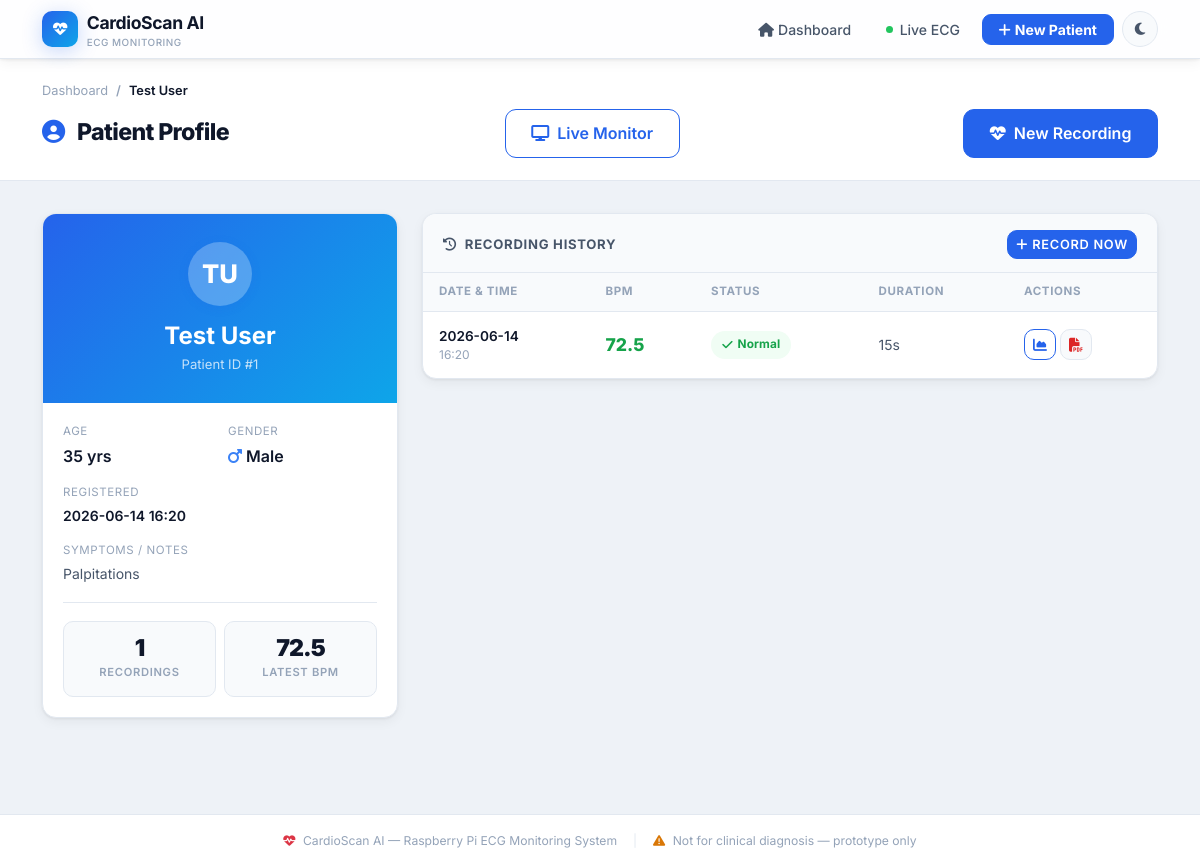
/patient/1, run on the app's committed database.
### tables this page shows
CREATE TABLE patients (
            id          INTEGER PRIMARY KEY AUTOINCREMENT,
            name        TEXT NOT NULL,
            age         INTEGER,
            gender      TEXT,
            symptoms    TEXT,
            created_at  TIMESTAMP DEFAULT CURRENT_TIMESTAMP
        );

CREATE TABLE recordings (
            id                INTEGER PRIMARY KEY AUTOINCREMENT,
            patient_id        INTEGER REFERENCES patients(id),
            session_name      TEXT,
            duration_sec      INTEGER,
            source_type       TEXT DEFAULT 'esp',
            raw_file          TEXT,
            filtered_file     TEXT,
            compare_plot      TEXT,
            bpm_plot          TEXT,
            num_peaks         INTEGER,
            bpm               REAL,
            status            TEXT,
            rr_intervals_json TEXT,
            created_at        TIMESTAMP DEFAULT CURRENT_TIMESTAMP
        , ai_available INTEGER DEFAULT 0, ai_dominant_class TEXT, ai_class_distribution TEXT, ai_alert_count INTEGER DEFAULT 0, ai_beats_json TEXT);

### ui/app.py (the view)
@app.route("/patient/<int:patient_id>")
def patient_detail(patient_id):
    conn = get_connection()
    patient = conn.execute(
        "SELECT * FROM patients WHERE id=?", (patient_id,)
    ).fetchone()
    if not patient:
        abort(404)
    recordings = conn.execute(
        "SELECT * FROM recordings WHERE patient_id=? ORDER BY created_at DESC",
        (patient_id,),
    ).fetchall()
    conn.close()
    return render_template("patient_detail.html",
                           patient=patient, recordings=recordings)

### scripts/db_setup.py (called while the page is built)
def get_connection():
    conn = sqlite3.connect(DB_PATH)
    conn.row_factory = sqlite3.Row
    conn.execute("PRAGMA foreign_keys = ON")
    return conn

### ui/app.py (called while the page is built)
def _status_class(status: str) -> str:
    if "Normal" in status:
        return "success"
    if "Unknown" in status:
        return "danger"
    return "warning"

### ui/templates/patient_detail.html (shortened to what this page needs)
{% extends "base.html" %}
{% block content %}
<div class="page-header">
  <div class="container-xl">
    <nav aria-label="breadcrumb">
      <ol class="breadcrumb mb-2">
        <li class="breadcrumb-item"><a href="{{ url_for('index') }}">Dashboard</a></li>
        <li class="breadcrumb-item active">{{ patient.name }}</li>
      </ol>
    </nav>
    <div class="d-flex align-items-center justify-content-between flex-wrap gap-3">
      <h1>
        <i class="fa-solid fa-user-circle me-2" style="color:var(--primary);"></i>
        Patient Profile
      </h1>
      <a href="{{ url_for('monitor') }}?patient_id={{ patient.id }}"
         class="btn btn-outline-primary btn-lg me-2">
        <i class="fa-solid fa-display me-2"></i>Live Monitor
      </a>
      <a href="{{ url_for('record', patient_id=patient.id) }}"
         class="btn btn-primary btn-lg">
        <i class="fa-solid fa-heart-pulse me-2"></i>New Recording
      </a>
    </div>
  </div>
</div>
<div class="container-xl pb-5">
  <div class="row g-4">
    <div class="col-12 col-lg-4">
      <div class="cs-card p-0" style="overflow:hidden;">
        <div style="background:linear-gradient(135deg,var(--primary),var(--secondary));
                    padding:1.75rem 1.5rem;text-align:center;">
          {% set initials = (patient.name.split()[0][0] + (patient.name.split()[1][0] if patient.name.split()|length > 1 else (patient.name[1]|default('')))) | upper %}
          <div class="patient-avatar lg mx-auto mb-3"
               style="background:rgba(255,255,255,.25);font-size:1.6rem;">
            {{ initials }}
          </div>
          <h4 class="text-white fw-700 mb-1">{{ patient.name }}</h4>
          <div style="font-size:.82rem;color:rgba(255,255,255,.75);">
            Patient ID #{{ patient.id }}
          </div>
        </div>
        <div style="padding:1.25rem;">
          <div class="row g-3">
            <div class="col-6">
              <div style="font-size:.72rem;text-transform:uppercase;letter-spacing:.05em;color:var(--text-3);">Age</div>
              <div class="fw-600 mt-1">{{ patient.age or '—' }} {% if patient.age %}yrs{% endif %}</div>
            </div>
            <div class="col-6">
              <div style="font-size:.72rem;text-transform:uppercase;letter-spacing:.05em;color:var(--text-3);">Gender</div>
              <div class="fw-600 mt-1">
                {% if patient.gender in ['M','male','Male'] %}
                  <i class="fa-solid fa-mars me-1" style="color:#3b82f6;"></i>Male
                {% elif patient.gender in ['F','female','Female'] %}
                  <i class="fa-solid fa-venus me-1" style="color:#ec4899;"></i>Female
                {% elif patient.gender %}
                  {{ patient.gender }}
                {% else %}—{% endif %}
              </div>
            </div>
            <div class="col-12">
              <div style="font-size:.72rem;text-transform:uppercase;letter-spacing:.05em;color:var(--text-3);">Registered</div>
              <div class="fw-600 mt-1" style="font-size:.875rem;">
                {{ patient.created_at[:16] | replace('T',' ') }}
              </div>
            </div>
            {% if patient.symptoms %}
              <div class="col-12">
                <div style="font-size:.72rem;text-transform:uppercase;letter-spacing:.05em;color:var(--text-3);">Symptoms / Notes</div>
                <div class="mt-1" style="font-size:.875rem;color:var(--text-2);line-height:1.5;">
                  {{ patient.symptoms }}
                </div>
              </div>
            {% endif %}
          </div>
          <hr style="border-color:var(--border);margin:1.1rem 0;" />
          <div class="row g-2">
            <div class="col-6">
              <div class="metric-chip">
                <div class="mc-val">{{ recordings|length }}</div>
                <div class="mc-lbl">Recordings</div>
              </div>
            </div>
            <div class="col-6">
              <div class="metric-chip">
                <div class="mc-val">
                  {% set latest = recordings[0] if recordings else none %}
                  {% if latest and latest.bpm %}
                    {{ latest.bpm }}
                  {% else %}—{% endif %}
                </div>
                <div class="mc-lbl">Latest BPM</div>
              </div>
            </div>
          </div>
        </div>
      </div>
    </div>
    <div class="col-12 col-lg-8">
      <div class="cs-card" style="overflow:hidden;">
        <div class="card-header-cs d-flex align-items-center justify-content-between">
          <span>
            <i class="fa-solid fa-clock-rotate-left me-2"></i>Recording History
          </span>
          <a href="{{ url_for('record', patient_id=patient.id) }}"
             class="btn btn-primary btn-sm" style="font-size:.8rem;">
            <i class="fa-solid fa-plus me-1"></i>Record Now
          </a>
        </div>
        {% if recordings %}
          <div class="table-responsive">
            <table class="table-cs w-100" style="border-collapse:collapse;">
              <thead>
                <tr>
                  <th>Date &amp; Time</th>
                  <th>BPM</th>
                  <th>Status</th>
                  <th>Duration</th>
                  <th>Actions</th>
                </tr>
              </thead>
              <tbody>
                {% for r in recordings %}
                  {% set sc = status_class(r.status) %}
                  <tr>
                    <td>
                      <div style="font-weight:600;font-size:.85rem;">{{ r.created_at[:10] }}</div>
                      <div style="font-size:.75rem;color:var(--text-3);">{{ r.created_at[11:16] }}</div>
                    </td>
                    <td>
                      {% if r.bpm %}
                        <span style="font-size:1.1rem;font-weight:800;color:
                          {% if sc == 'success' %}var(--success)
                          {% elif sc == 'danger' %}var(--danger)
                          {% else %}var(--warning){% endif %};">
                          {{ r.bpm }}
                        </span>
                      {% else %}
                        <span style="color:var(--text-3);">—</span>
                      {% endif %}
                    </td>
                    <td>
                      <span class="badge-status {{ sc }}">
                        {% if sc == 'success' %}<i class="fa-solid fa-check"></i>
                        {% elif sc == 'danger' %}<i class="fa-solid fa-xmark"></i>
                        {% else %}<i class="fa-solid fa-exclamation"></i>{% endif %}
                        {% if "Normal" in r.status %}Normal
                        {% elif "Bradycardia" in r.status %}Brady
                        {% elif "Tachycardia" in r.status %}Tachy
                        {% else %}Unknown{% endif %}
                      </span>
                    </td>
                    <td style="color:var(--text-2);">{{ r.duration_sec }}s</td>
                    <td>
                      <div class="d-flex gap-1">
                        <a href="{{ url_for('result', recording_id=r.id) }}"
                           class="btn btn-outline-primary btn-sm"
                           data-bs-toggle="tooltip" title="View result">
                          <i class="fa-solid fa-chart-area"></i>
                        </a>
                        <a href="{{ url_for('report', recording_id=r.id) }}"
                           class="btn btn-light btn-sm"
                           data-bs-toggle="tooltip" title="Download PDF"
                           style="border-color:var(--border);">
                          <i class="fa-solid fa-file-pdf" style="color:var(--danger);"></i>
                        </a>
                      </div>
                    </td>
                  </tr>
                {% endfor %}
              </tbody>
            </table>
          </div>
        {% endif %}
      </div>
    </div>
  </div>
</div>
{% endblock %}

### data on the page
patients: name "Test User", id "1", age "35", created_at "2026-06-14 16:20", symptoms "Palpitations"
recordings: bpm "72.5", created_at "2026-06-14", created_at "16:20", status "Normal", duration_sec "15"

### other printed values
{{ initials }} "TU"
{{ recordings|length }} "1"
